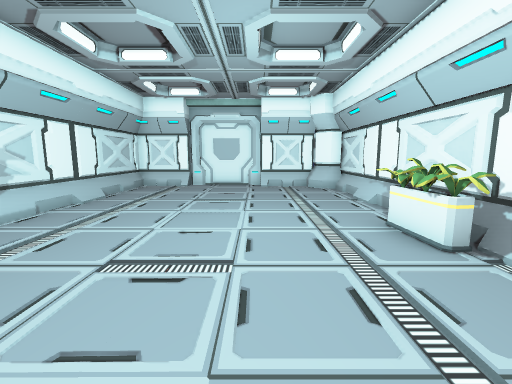
view 1 (above)

12 first-person views from a walk through a scene from a Unity 3-D project. The camera is 1.4 m above the floor, tilts 8° down and sees 90° across. The floor is counted in squares, 1 m on a side. Each view is taken from the middle of a square. On the plan, view 1 faces up. The plan holds only what a view shows up to about 13 squares ahead; the rest is blank. The place goes on beyond the plan. The player is left out. Some animated figures are not drawn.

view 2
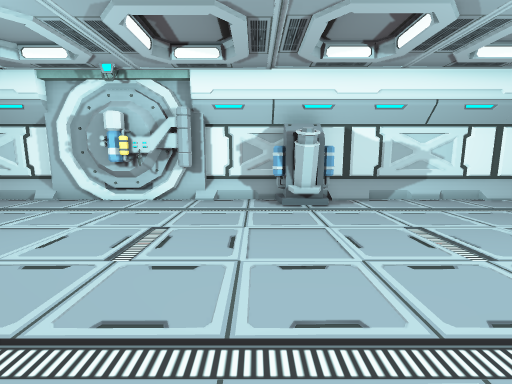

view 3
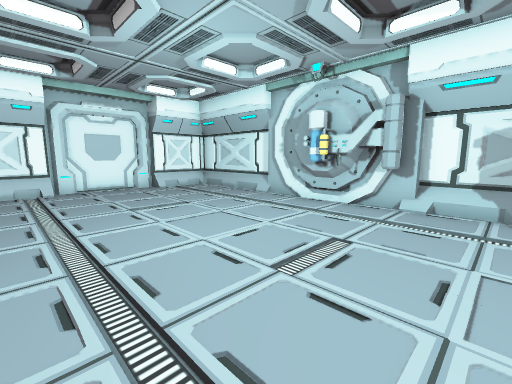

view 4
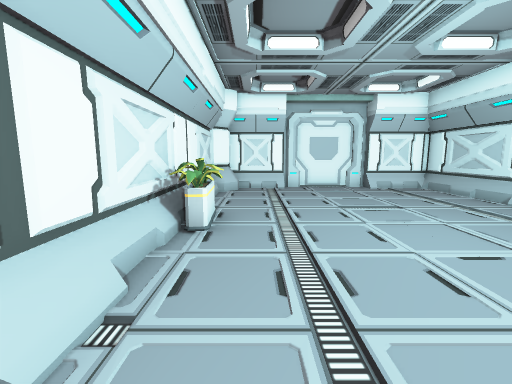

view 5
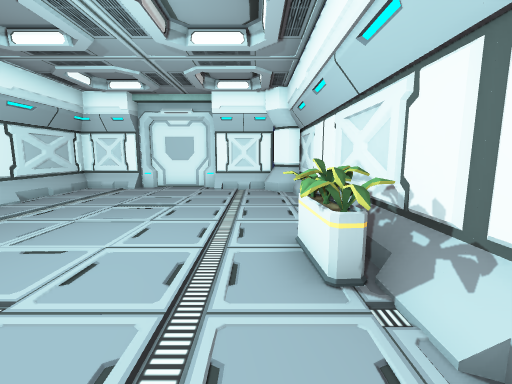

view 6
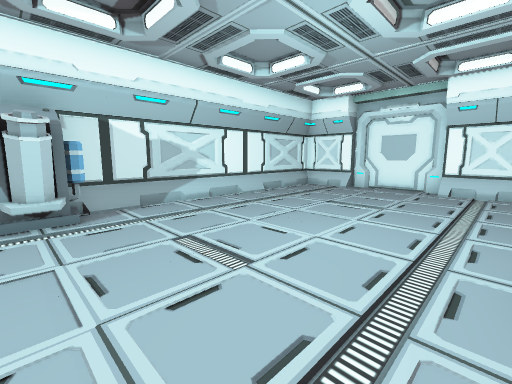

view 7
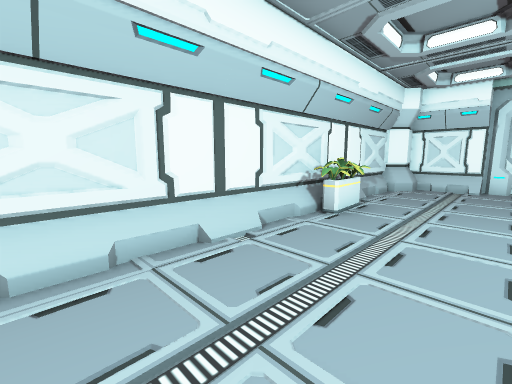

view 8
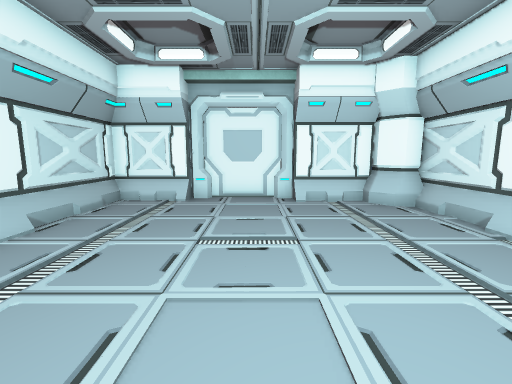

view 9
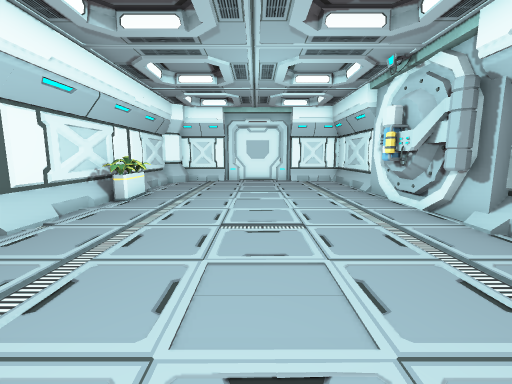

view 10
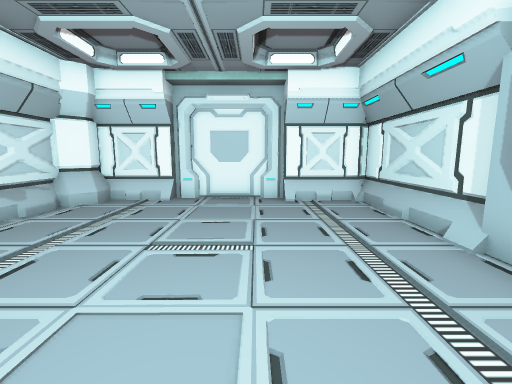

view 11
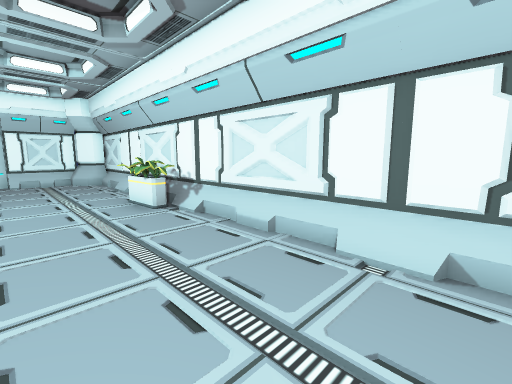

view 12
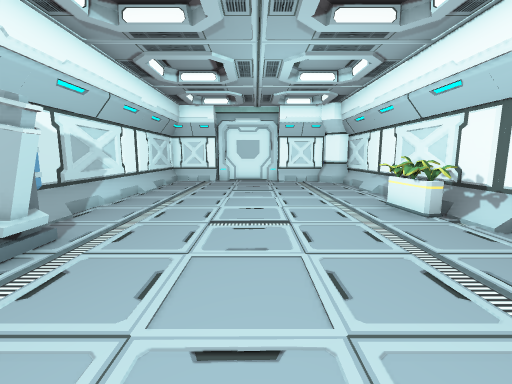

### Floor plan
Points are (right, up) in squares from view 1. A wall is a line through its corners. A room is listed if a view was taken in it or the views show most of it. See-through windows are left out.
Room 1 (views 1, 2, 3, 4, 5, 6, 7, 8, 9, 10, 11, 12)
walls: (-3.9, 1.4) (-4.8, 0.5); (-4.1, 1.6) (-4.1, 0.9) (-5.2, 0.9); (-4.5, 1.1) (-4.5, 0.6); (-4.5, 2.2) (-4.5, 1.8); (-5.5, 0.3) (-5.7, -0.5); (3.7, -0.3) (3.9, 0.6); (-5.8, 0.4) (-5.5, -0.4); (3.8, 0.7) (4, 1.3); (3.9, -0.5) (3.7, 0.3); (4, -0.2) (3.5, 1.3); (3.1, 3.4) (2.4, 4); (3.2, 3.7) (2.8, 3.3) (2.7, 5.2); (3, 4.2) (3, 4.4) (2.6, 4.5); (2.9, 4.3) (2.6, 5.3); (3, 4.3) (2.6, 4.7); (2.6, -4.7) (3.6, -4.6); (3.6, 3.8) (2.5, 3.6); (3.5, 4.3) (2.6, 4.3); (3.7, -4.2) (3.9, -3.2); (3.9, 4.5) (3.6, 5.6) (3.9, 6.7); (3.7, 4.8) (4, 5.5); (2.7, -5.7) (3.4, -5.7); (2.8, -5.7) (3.1, -4.3); (3.6, -5.2) (3.9, -4.2) (3.8, -3.6); (3.8, -5.4) (3.6, -4.6); (3, -6.2) (2.9, -4.7); (-5.5, 6.3) (-5.7, 5.4) (-5.5, 4.6); (-5.8, 6.5) (-5.5, 5.6) (-5.8, 4.6); (-5.6, -6.7) (-5.6, -11.3); (-5.7, -7.9) (-5.4, -8.9); (-5.5, -8.1) (-5.8, -9); (-5.5, -9.3) (-5.7, -10.1); (3.8, -9.2) (3.9, -8.6); (-5.7, -9.3) (-5.5, -9.9); (3.9, 9.5) (3.6, 10.4); (4.1, 9.7) (3.7, 10.9) (3.9, 11.5); (3.8, 9.9) (4, 10.5); (3.7, -10.2) (3.9, -9.5); (3.9, -10.2) (3.6, -9.1); (-5.5, 10.4) (-5.8, 9.6); (-2.9, -11.3) (-2.9, -11.8); (3.8, -10.5) (3.8, 11.7); (0.6, -11.5) (3.3, -11.5); (1.4, -11.7) (1.8, -11.4); (1.6, -11.7) (2, -11.4); (-5.5, 11.3) (-5.8, 10.4) (-5.6, 9.7); (-3.1, 12.2) (-5.7, 12.2); (-5.6, -11.5) (-2.9, -11.5); (-5.7, 11.6) (-5.5, 10.7); (2.5, 12.2) (0.1, 12.2); (-3.9, 12.4) (-4.2, 12.3) (-4.6, 12.5); (2.1, 12.4) (1.7, 12.2) (1.2, 12.5); (-4.1, 12.5) (-4.6, 12.2); (-5.6, 12.5) (-5.6, -1.7)
low walls: (-5.3, 3.5) (-5.3, 2); (3.2, 3.7) (3.1, 5.2); (3.5, -5.4) (3.5, 4.8); (3.4, -5.7) (3.4, -4.8); (-5.3, -6.5) (-5.3, -7.5); (3.5, 6.8) (3.5, 8.4); (3.5, -8.4) (3.5, -7.5); (3.5, 8.5) (3.5, 11.1); (3.5, -10.1) (3.5, -8.5); (0.6, -11.3) (1.5, -11.3); (-5.3, -11.3) (-2.9, -11.3); (-4.1, 12) (-4.7, 12); (2.5, 12) (0.5, 12)
objects: other object (-5, -6) to (-5, -2); other object (-2, -12) to (0, -12); other object (-2, 13) to (0, 13); pillar (3, -11) to (4, -11); pillar (3, 11) to (3, 12)

Positions as (right, up) in squares from view 1, and headings:
1: (0, 0), facing up
2: (3, 0), facing left
3: (2, 0), facing down-left
4: (2, 0), facing down
5: (2, 1), facing up
6: (2, 1), facing up-left
7: (0, 1), facing down-right
8: (-1, 4), facing up
9: (-1, 3), facing down
10: (-2, -3), facing down
11: (0, -3), facing up-right
12: (-1, -2), facing up
